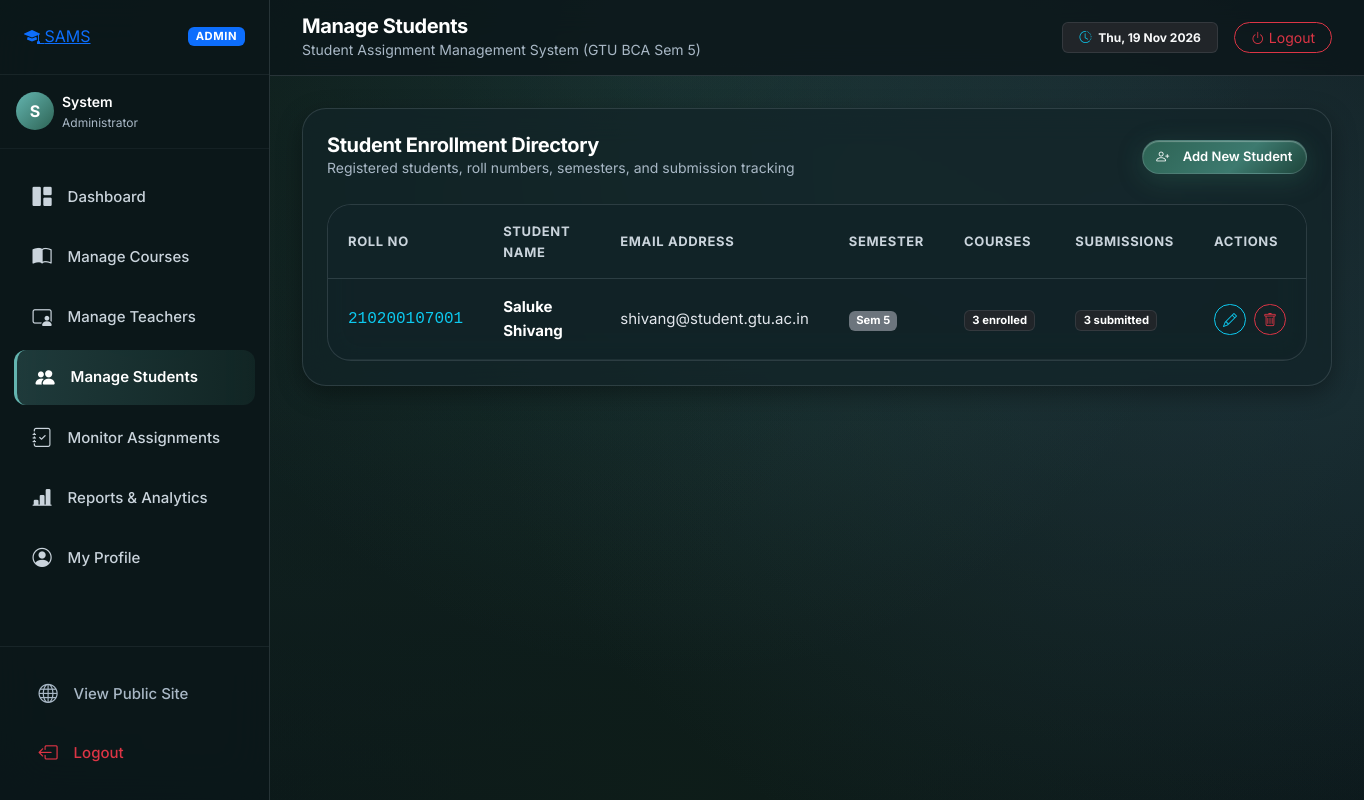
/admin-panel/students/ (signed in), run on the app's committed database.
### sams_app/models.py (models this page shows, shortened)
class Student(models.Model):
    student_id = models.AutoField(primary_key=True)
    student_name = models.CharField(max_length=50)
    student_email = models.CharField(max_length=50, unique=True)
    roll_no = models.CharField(max_length=15, unique=True)
    semester = models.IntegerField()
    student_password = models.CharField(max_length=100)
    user = models.OneToOneField(User, on_delete=models.CASCADE, related_name='student_profile', null=True, blank=True)
    class Meta:
        db_table = 'student'
        verbose_name = 'Student'
        verbose_name_plural = 'Students'

### sams_app/views.py (the view)
# urls.py: path('admin-panel/students/', views.admin_students, name='admin_students'),
@admin_required
def admin_students(request):
    students = Student.objects.annotate(
        enrollments_count=Count('enrollments', distinct=True),
        submissions_count=Count('submissions', distinct=True)
    ).order_by('semester', 'roll_no')
    return render(request, 'admin_panel/students.html', {'students': students})

### sams_app/context_processors.py (called while the page is built, shortened)
def sams_context(request):
    ctx = {
        'APP_NAME': 'Student Assignment Management System',
        'APP_SHORT': 'SAMS',
        'TAGLINE': 'Submit Smart. Grade Faster.',
        'user_role': None,
        'user_profile': None,
        'pending_reviews_count': 0,
        'upcoming_deadlines_count': 0,
    }
    if not request.user.is_authenticated:
        return ctx
    user = request.user
    if hasattr(user, 'admin_profile') or user.is_superuser:
        ctx['user_role'] = 'admin'
        try:
            ctx['user_profile'] = user.admin_profile
        except Exception:
            ctx['user_profile'] = None
    return ctx

### templates/admin_panel/students.html (shortened to what this page needs)
{% extends 'app_base.html' %}
{% load static %}
{% block page_title %}Manage Students{% endblock %}
{% block content %}
<div class="glass-card p-4">
  <div class="d-flex align-items-center justify-content-between mb-4 flex-wrap gap-2">
    <div>
      <h3 class="h5 fw-bold text-white mb-0">Student Enrollment Directory</h3>
      <div class="small text-muted-cosmic">Registered students, roll numbers, semesters, and submission tracking</div>
    </div>
    <a href="{% url 'admin_student_add' %}" class="btn-cosmic-primary btn-cosmic-sm">
      <i class="bi bi-person-plus me-1"></i>Add New Student
    </a>
  </div>
  <div class="table-responsive-cosmic">
    <table class="table-cosmic">
      <thead>
        <tr>
          <th>Roll No</th>
          <th>Student Name</th>
          <th>Email Address</th>
          <th>Semester</th>
          <th>Courses</th>
          <th>Submissions</th>
          <th>Actions</th>
        </tr>
      </thead>
      <tbody>
        {% for student in students %}
        <tr>
          <td><code class="fs-6 text-info">{{ student.roll_no }}</code></td>
          <td><strong class="text-white">{{ student.student_name }}</strong></td>
          <td>{{ student.student_email }}</td>
          <td><span class="badge bg-secondary">Sem {{ student.semester }}</span></td>
          <td><span class="badge bg-dark border border-secondary border-opacity-25">{{ student.enrollments_count }} enrolled</span></td>
          <td><span class="badge bg-dark border border-secondary border-opacity-25">{{ student.submissions_count }} submitted</span></td>
          <td>
            <div class="d-flex gap-2">
              <a href="{% url 'admin_student_edit' student.student_id %}" class="btn btn-sm btn-outline-info rounded-pill px-2 py-1" title="Edit Student">
                <i class="bi bi-pencil"></i>
              </a>
              <a href="{% url 'admin_student_delete' student.student_id %}" class="btn btn-sm btn-outline-danger rounded-pill px-2 py-1" title="Delete Student">
                <i class="bi bi-trash"></i>
              </a>
            </div>
          </td>
        </tr>
        {% endfor %}
      </tbody>
    </table>
  </div>
</div>
{% endblock %}

### templates/app_base.html (shortened to what this page needs)
{% load static %}
<!DOCTYPE html>
<html lang="en">
<head>
  <link href="https://cdn.jsdelivr.net/npm/bootstrap@5.3.3/dist/css/bootstrap.min.css" rel="stylesheet">
  <link rel="stylesheet" href="https://cdn.jsdelivr.net/npm/bootstrap-icons@1.11.3/font/bootstrap-icons.min.css">
  <link rel="stylesheet" href="{% static 'css/design-tokens.css' %}">
  <link rel="stylesheet" href="{% static 'css/theme.css' %}">
</head>
<body>
  <div class="app-layout">
    <aside class="app-sidebar">
      <div class="sidebar-header d-flex align-items-center justify-content-between">
        <a href="{% url 'home' %}" class="brand-pill">
          <span class="brand-icon"><i class="bi bi-mortarboard-fill"></i></span>
          <span>SAMS</span>
        </a>
        <span class="badge {% if user_role == 'admin' %}bg-primary{% elif user_role == 'teacher' %}bg-warning text-dark{% else %}bg-success{% endif %} text-uppercase px-2 py-1" style="font-size: 0.7rem; letter-spacing: 0.05em;">
          {{ user_role|default:"User" }}
        </span>
      </div>
      <div class="p-3 border-bottom border-secondary border-opacity-10">
        <div class="d-flex align-items-center gap-2">
          <div class="rounded-circle d-flex align-items-center justify-content-center text-white fw-bold" style="width: 38px; height: 38px; background: linear-gradient(135deg, var(--color-cyan-glow), var(--color-cosmic-700)); font-size: 1rem;">
            {{ user.first_name|default:user.username|slice:":1"|upper }}
          </div>
          <div class="overflow-hidden">
            <div class="text-white fw-semibold text-truncate small">{{ user.first_name|default:user.username }}</div>
            <div class="text-muted-cosmic text-truncate" style="font-size: 0.75rem;">
              {% if user_role == 'student' %}
                Roll No: {{ user_profile.roll_no }} (Sem {{ user_profile.semester }})
              {% elif user_role == 'teacher' %}
                {{ user_profile.department }}
              {% elif user_role == 'admin' %}
                Administrator
              {% endif %}
            </div>
          </div>
        </div>
      </div>
      <ul class="sidebar-nav">
        {% if user_role == 'admin' %}
          <li>
            <a href="{% url 'admin_dashboard' %}" class="sidebar-link {% if request.resolver_match.url_name == 'admin_dashboard' %}active{% endif %}">
              <i class="bi bi-grid-1x2-fill"></i>
              <span>Dashboard</span>
            </a>
          </li>
          <li>
            <a href="{% url 'admin_courses' %}" class="sidebar-link {% if 'courses' in request.path %}active{% endif %}">
              <i class="bi bi-book-half"></i>
              <span>Manage Courses</span>
            </a>
          </li>
          <li>
            <a href="{% url 'admin_teachers' %}" class="sidebar-link {% if 'teachers' in request.path %}active{% endif %}">
              <i class="bi bi-person-video3"></i>
              <span>Manage Teachers</span>
            </a>
          </li>
          <li>
            <a href="{% url 'admin_students' %}" class="sidebar-link {% if 'students' in request.path %}active{% endif %}">
              <i class="bi bi-people-fill"></i>
              <span>Manage Students</span>
            </a>
          </li>
          <li>
            <a href="{% url 'admin_assignments' %}" class="sidebar-link {% if request.resolver_match.url_name == 'admin_assignments' %}active{% endif %}">
              <i class="bi bi-journal-check"></i>
              <span>Monitor Assignments</span>
            </a>
          </li>
          <li>
            <a href="{% url 'admin_reports' %}" class="sidebar-link {% if request.resolver_match.url_name == 'admin_reports' %}active{% endif %}">
              <i class="bi bi-bar-chart-line-fill"></i>
              <span>Reports & Analytics</span>
            </a>
          </li>
          <li>
            <a href="{% url 'admin_profile' %}" class="sidebar-link {% if request.resolver_match.url_name == 'admin_profile' %}active{% endif %}">
              <i class="bi bi-person-circle"></i>
              <span>My Profile</span>
            </a>
          </li>
        {% endif %}
      </ul>
      <div class="sidebar-footer">
        <a href="{% url 'home' %}" class="sidebar-link text-muted-cosmic mb-1" target="_blank">
          <i class="bi bi-globe"></i>
          <span>View Public Site</span>
        </a>
        <a href="{% url 'logout' %}" class="sidebar-link text-danger">
          <i class="bi bi-box-arrow-left"></i>
          <span>Logout</span>
        </a>
      </div>
    </aside>
    <div class="app-main">
      <header class="app-topbar">
        <div class="d-flex align-items-center gap-3">
          <div>
            <h4 class="mb-0 fw-bold fs-5 text-white">{% block page_title %}{{ title|default:"Dashboard" }}{% endblock %}</h4>
            <div class="small text-muted-cosmic d-none d-sm-block">Student Assignment Management System (GTU BCA Sem 5)</div>
          </div>
        </div>
        <div class="d-flex align-items-center gap-3">
          <span class="badge bg-dark border border-secondary border-opacity-25 py-2 px-3 text-light d-none d-md-inline-block">
            <i class="bi bi-clock-history me-1 text-info"></i> {% now "D, d M Y" %}
          </span>
          <a href="{% url 'logout' %}" class="btn btn-sm btn-outline-danger rounded-pill px-3">
            <i class="bi bi-power me-1"></i>Logout
          </a>
        </div>
      </header>
      <div class="app-content">
        {% block content %}{% endblock %}
      </div>
    </div>
  </div>
</body>
</html>

### static/css/design-tokens.css (style rules this page uses)
:root { --color-nordic-deep: #0b171a; --color-nordic-dark: #122428; --color-nordic-surface: #183035; --color-nordic-elevated: #1f3a40; --color-pine-900: #0e1d19; --color-pine-700: #1b3b32; --color-pine-500: #2d6354; --color-pine-400: #3a7d6b; --color-mist-teal: #3d7a6f; --color-frost-cyan: #64b5b0; --color-water-slate: #2b444c; --color-mist-fog: #a9b8c6; --color-mist-sky: #e3e7ed; --color-ripple-glow: #bcc8d4; --color-boat-wood: #ebd9d4; --color-boat-wood-dark: #c4ac9e; --color-boat-hull: #101e28; --color-cosmic-950: #0b171a; --color-cosmic-900: #122428; --color-cosmic-800: #183035; --color-cosmic-700: #2d6354; --color-cosmic-600: #3d7a6f; --color-cyan-glow: #64b5b0; --color-coral-500: #d4a373; --color-peach-300: #ebd9d4; --color-grass-900: #0e1d19; --color-grass-700: #1b3b32; --color-grass-600: #2d6354; --color-grass-400: #64b5b0; --color-amber-500: #d4a373; --color-star-white: #e3e7ed; --color-star-ice: #a9b8c6; --color-slate-900: #0b171a; --color-slate-800: #122428; --color-slate-700: #2b444c; --color-slate-400: #a9b8c6; --color-slate-200: #cad4dc; --color-slate-100: #e3e7ed; --color-glass-card: rgba(18, 36, 40, 0.74); --color-glass-card-hover: rgba(27, 52, 58, 0.85); --color-glass-border: rgba(188, 200, 212, 0.16); --color-glass-border-hover: rgba(100, 181, 176, 0.45); --color-glass-input: rgba(14, 29, 32, 0.75); --color-glass-nav: rgba(11, 23, 26, 0.85); --color-status-pending: #d4a373; --color-status-pending-bg: rgba(212, 163, 115, 0.16); --color-status-pending-border: rgba(212, 163, 115, 0.35); --color-status-submitted: #4a9ea8; --color-status-submitted-bg: rgba(74, 158, 168, 0.16); --color-status-submitted-border: rgba(74, 158, 168, 0.35); --color-status-late: #d96b6b; --color-status-late-bg: rgba(217, 107, 107, 0.16); --color-status-late-border: rgba(217, 107, 107, 0.35); --color-status-evaluated: #38a37a; --color-status-evaluated-bg: rgba(56, 163, 122, 0.16); --color-status-evaluated-border: rgba(56, 163, 122, 0.35); --color-status-returned: #6a8eae; --color-status-returned-bg: rgba(106, 142, 174, 0.16); --color-status-returned-border: rgba(106, 142, 174, 0.35); --font-primary: 'Inter', system-ui, -apple-system, BlinkMacSystemFont, "Segoe UI", Roboto, sans-serif; --font-display: 'Inter', system-ui, -apple-system, sans-serif; --font-size-xs: 0.75rem; --font-size-sm: 0.875rem; --font-size-base: 1rem; --font-size-lg: 1.125rem; --font-size-xl: 1.25rem; --font-size-2xl: 1.5rem; --font-size-3xl: 1.875rem; --font-size-4xl: 2.25rem; --font-size-5xl: 3rem; --font-size-hero: clamp(2.25rem, 5.5vw, 4.0rem); --radius-xs: 4px; --radius-sm: 8px; --radius-md: 12px; --radius-lg: 16px; --radius-xl: 24px; --radius-2xl: 32px; --radius-full: 9999px; --shadow-sm: 0 2px 8px rgba(0, 0, 0, 0.25); --shadow-md: 0 8px 24px rgba(0, 0, 0, 0.35); --shadow-lg: 0 16px 40px rgba(0, 0, 0, 0.45); --shadow-xl: 0 24px 60px rgba(0, 0, 0, 0.55); --shadow-glow: 0 0 32px rgba(100, 181, 176, 0.25); --shadow-glow-warm: 0 0 32px rgba(212, 163, 115, 0.25); --space-1: 0.25rem; --space-2: 0.5rem; --space-3: 0.75rem; --space-4: 1rem; --space-5: 1.25rem; --space-6: 1.5rem; --space-8: 2rem; --space-10: 2.5rem; --space-12: 3rem; --space-16: 4rem; --space-20: 5rem; --space-24: 6rem; --ease-smooth: cubic-bezier(0.16, 1, 0.3, 1); --ease-bounce: cubic-bezier(0.34, 1.56, 0.64, 1); --ease-ripple: cubic-bezier(0.25, 0.8, 0.25, 1); --dur-fast: 150ms; --dur-base: 300ms; --dur-slow: 600ms; --dur-ripple: 4500ms; --dur-float: 6000ms; }

### data on the page
Student: roll_no "210200107001", student_name "Saluke Shivang", student_email "shivang@student.gtu.ac.in", semester "5", enrollments_count "3", submissions_count "3"

### other printed values
{{ user_role|default:"User" }} "ADMIN"
{{ user.first_name|default:user.username|slice:":1"|upper }} "S"
{{ user.first_name|default:user.username }} "System"
